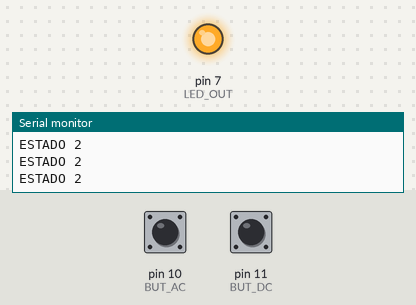
Recording of a sketch running on a simulated Arduino Uno, built with avr-gcc and run on an emulated ATmega328P. Shown: output pins drawn as LEDs (lit = HIGH), the last lines printed to the serial monitor. Dashed ring = blinking. Inputs (shaded band) come from the test bench; at power-on: pin 10 (BUT_AC) HIGH, pin 11 (BUT_DC) HIGH.

Above: at 1.2 s.
1.3 s: pin 10 (BUT_AC) pulled LOW for 0.15 s
4.3 s: pin 11 (BUT_DC) pulled LOW for 0.15 s
7.4 s: pin 10 (BUT_AC) pulled LOW for 1 s
11.4 s: pin 11 (BUT_DC) pulled LOW for 1 s
At 12.2 s:
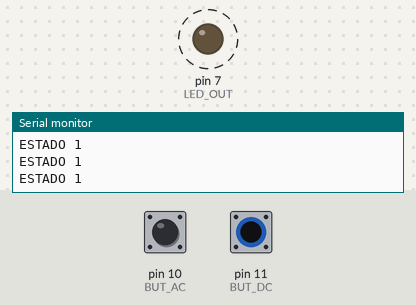
15.4 s: pin 10 (BUT_AC) pulsed LOW 5 times (0.12 s each, 0.3 s apart)
19.9 s: pin 11 (BUT_DC) pulsed LOW 2 times (0.12 s each, 0.3 s apart)
At 21.6 s:
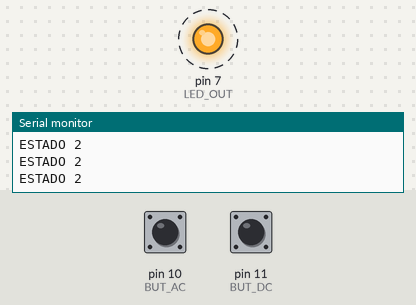
Timing chart, 0 to 24.5 s (numbered marks = the images above; inputs shaded):
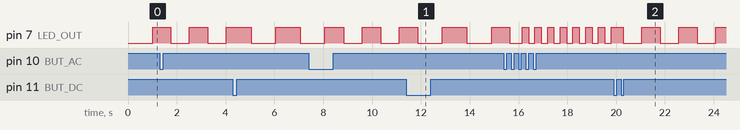

Measured:
- after the input at 11.4 s, pin 7 (LED_OUT): LOW → HIGH after 1.5 s, → LOW 1.0 s later, → HIGH 1.0 s later
- after the input at 19.9 s, pin 7 (LED_OUT): alternates HIGH for 0.76 s and LOW for 0.76 s, starting after 0.39 s
- by itself, pin 7 (LED_OUT): alternates HIGH for 0.76 s and LOW for 0.76 s

The sketch:

FSM.ino
```cpp
#define BUT_DC 11
#define BUT_AC 10
#define LED_OUT 7
int fim, inicio=0, intervalo=1000,butPressac=0, butPressdc=0, tempiEst=0, tempfEst=0, but_ac=0, but_dc=0, estado=1;
void setup() {
  // put your setup code here, to run once:
  pinMode(BUT_AC, INPUT);
  pinMode(BUT_DC, INPUT);
  pinMode(LED_OUT, OUTPUT);
  Serial.begin(9600);
}

void frequencia(int f){
  if(f &&(intervalo>=500)){
    Serial.println("Decrementa");
    intervalo-=250;
  }
  else if((!f)&&(intervalo<=3000)){
    Serial.println("Incrementa");
    intervalo+=250;
  }
}
//estado 1
void loop(){
  switch(estado){
    case 1: //estado1(){
      Serial.println("ESTADO 1");
      fim=millis();
      if((fim-inicio)>intervalo){
        digitalWrite(LED_OUT, HIGH);
        inicio=millis();
        estado=2;
      }
      else if(!digitalRead(BUT_AC) && (!butPressac)){
        butPressac = !butPressac;
        estado=3;
        tempiEst=millis();
      }
      else if(!digitalRead(BUT_DC) && (!butPressdc)){
        butPressdc = !butPressdc;
        estado=3;
        tempiEst=millis();
      }
      else if(digitalRead(BUT_AC) && butPressac){
        butPressac = !butPressac;
        frequencia(1);
      }
      else if(digitalRead(BUT_DC) && butPressdc){
        butPressdc = !butPressdc;
        frequencia(0);
      }
      break;
    case 2: //estado2(){
      Serial.println("ESTADO 2");
      fim=millis();
      if((fim-inicio)>intervalo){
        digitalWrite(LED_OUT, LOW);
        inicio=millis();
        estado=1;
      }
      else if(!digitalRead(BUT_AC) && (!butPressac)){
        butPressac = !butPressac;
        estado=4;
        tempiEst=millis();
      }
      else if(!digitalRead(BUT_DC) && (!butPressdc)){
        butPressdc = !butPressdc;
        estado=4;
        tempiEst=millis();
      }
      else if(digitalRead(BUT_AC) && butPressac){
        butPressac = !butPressac;
        frequencia(1);
      }
      else if(digitalRead(BUT_DC) && butPressdc){
        butPressdc = !butPressdc;
        frequencia(0);
      }
      break;
    case 3: //estado3(){
      Serial.println("ESTADO 3");
      fim=millis();
      tempfEst=millis();
      if((fim-inicio)>intervalo){
        digitalWrite(LED_OUT, HIGH);
        inicio=millis();
        estado=4;
      }
      else if(!digitalRead(BUT_AC) && (!butPressac)){
        butPressac = !butPressac;
        estado=5;
        tempiEst=millis();
      }
      else if(!digitalRead(BUT_DC) && (!butPressdc)){
        butPressdc = !butPressdc;
        estado=5;
        tempiEst=millis();
      }
      else if(digitalRead(BUT_AC) && butPressac){
        butPressac = !butPressac;
        estado=1;
        frequencia(1);
      }
      else if(digitalRead(BUT_DC) && butPressdc){
        butPressdc = !butPressdc;
        estado=1;
        frequencia(0);
      }
      else if((tempfEst-tempiEst)>500){
         tempiEst=millis();
         estado=1;
      }
      break;
    case 4: //estado4(){
      Serial.println("ESTADO 4");
      fim=millis();
      tempfEst=millis();
      if((fim-inicio)>intervalo){
        digitalWrite(LED_OUT, LOW);
        inicio=millis();
        estado=3;
      }
      else if(!digitalRead(BUT_AC) && (!butPressac)){
        butPressac = !butPressac;
        estado=5;
        tempiEst=millis();
      }
      else if(!digitalRead(BUT_DC) && (!butPressdc)){
        butPressdc = !butPressdc;
        estado=5;
        tempiEst=millis();
      }
      else if(digitalRead(BUT_AC) && butPressac){
        butPressac = !butPressac;
        estado=2;
        frequencia(1);
      }
      else if(digitalRead(BUT_DC) && butPressdc){
        butPressdc = !butPressdc;
        estado=2;
        frequencia(0);
      }
      else if((tempfEst-tempiEst)>500){
         tempiEst=millis();
         estado=2;
      }
      break;
    case 5: //estado5(){
      while(1);
  }
}
```
